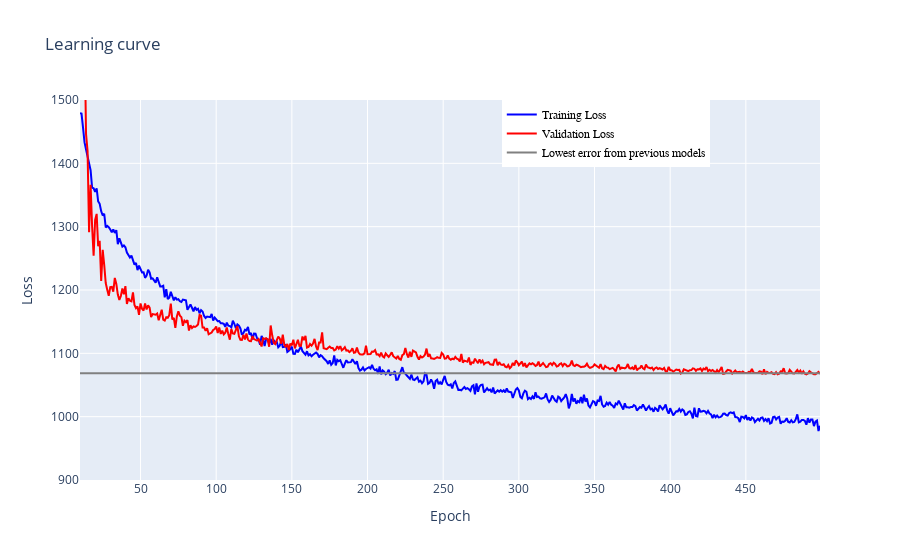

The notebook cell this image was saved under:
### Code cell
DNN_plot_loss(history,starting_epoch=10, previous_val_loss=previous_val_loss)

### Figure 1 — Plotly figure (JSON) as saved in the notebook; plotly's stock layout.template omitted (floating-point values rounded to 4 significant figures; data arrays with more than 128 entries replaced by an {"elided": "..."} marker saying what was removed)
{"data": [{"marker": {"color": "blue", "opacity": 0.5, "size": 5}, "mode": "lines", "name": "Training Loss", "type": "scatter", "x": {"elided": "490 int values"}, "y": {"elided": "490 float values"}}, {"marker": {"color": "red", "opacity": 0.5, "size": 5}, "mode": "lines", "name": "Validation Loss", "type": "scatter", "x": {"elided": "490 int values"}, "y": {"elided": "490 float values"}}, {"marker": {"color": "grey", "size": 5}, "mode": "lines", "name": "Lowest error from previous models", "type": "scatter", "x": {"elided": "490 int values"}, "y": {"elided": "490 float values"}}], "layout": {"legend": {"font": {"color": "black", "family": "sans-serif", "size": 12}, "traceorder": "normal", "x": 0.57, "y": 1}, "title": {"text": "Learning curve"}, "xaxis": {"range": [10, 499], "title": {"text": "Epoch"}}, "yaxis": {"range": [900, 1500], "title": {"text": "Loss"}}}}
